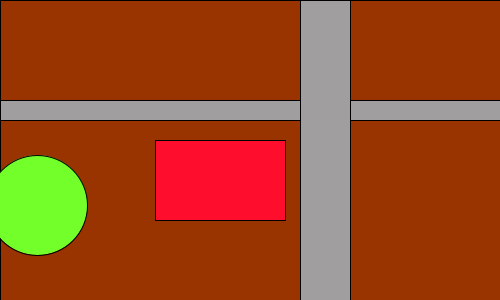
Frame 1 (no input)
Frame 60 (the mouse pressed at the canvas centre just before this capture): identical to frame 1, image omitted
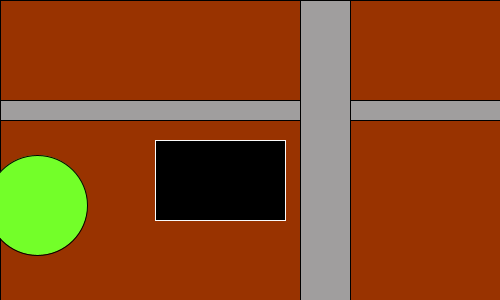
Frame 120 (the mouse held since frame 60 and released just before this capture)

The Processing sketch that drew these frames (run headless with seeded random() and noise(); from frame 60 on, the mouse is pressed at the canvas centre):

// Processing sketch: processing_4367
// ── processing_4367.pde

void setup() { 
  size(500, 300); 
  fill(255); 
  background(255);

color inside = color(255, 13, 45); 
color middle = color(160, 158, 158); 
color outside = color(153, 51, 0); 
color field= color (115,255,41); 
color walkway2= color (160,158,158);


fill(outside); 
rect(0, 0, 500, 300); 
fill(middle); 
rect(0, 100, 500, 20); 
fill(inside); 
rect(155, 140, 130, 80); 
fill (field); 
ellipse(37.5,205, 100, 100); 
fill (walkway2); 
rect (300,0,50,300); 
}

void draw (){ 
if(mousePressed) { 
  
    stroke(155); 
    
  } else { 
    stroke(0); 
  } 
  
  ellipse(mouseX-66, mouseY, 20,20); 
    if (mousePressed)    {  
  float redc = random(0, 100); 
      stroke(250);   
      fill(0);  
       
rect(155, 140, 130, 80); 
      }  
      fill(204, 34, 46);  }
